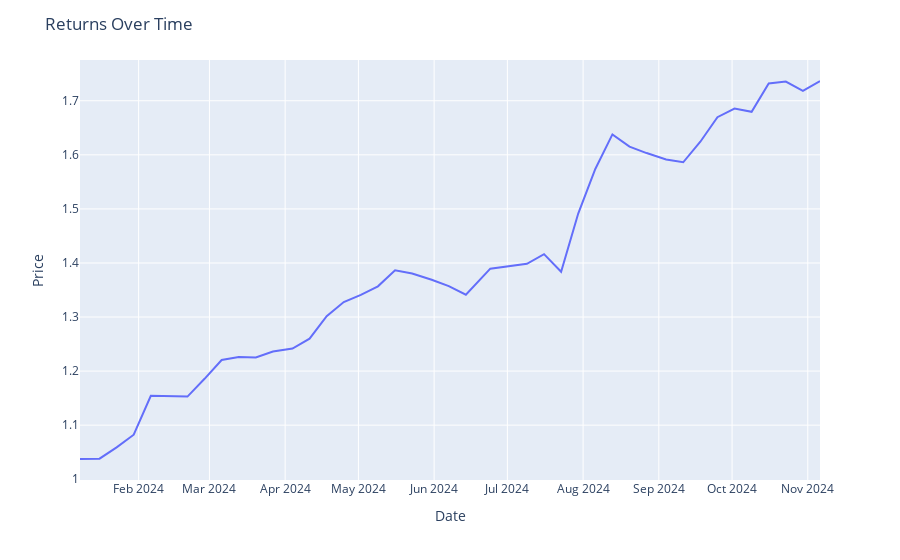

Notebook code cell kept with this figure:
### Code cell
fig = px.line(returnDf, x='Date', y='ReturnVals')

fig.update_layout(title='Returns Over Time',
                  xaxis_title='Date',
                  yaxis_title='Price')

fig.show()

### Figure 1 — Plotly figure (JSON) as saved in the notebook; plotly's stock layout.template omitted (floating-point values rounded to 4 significant figures)
{"data": [{"hovertemplate": "Date=%{x}<br>ReturnVals=%{y}<extra></extra>", "legendgroup": "", "line": {"color": "#636efa", "dash": "solid"}, "marker": {"symbol": "circle"}, "mode": "lines", "name": "", "orientation": "v", "showlegend": false, "type": "scatter", "x": ["2024-01-08T00:00:00", "2024-01-16T00:00:00", "2024-01-23T00:00:00", "2024-01-30T00:00:00", "2024-02-06T00:00:00", "2024-02-13T00:00:00", "2024-02-21T00:00:00", "2024-02-28T00:00:00", "2024-03-06T00:00:00", "2024-03-13T00:00:00", "2024-03-20T00:00:00", "2024-03-27T00:00:00", "2024-04-04T00:00:00", "2024-04-11T00:00:00", "2024-04-18T00:00:00", "2024-04-25T00:00:00", "2024-05-02T00:00:00", "2024-05-09T00:00:00", "2024-05-16T00:00:00", "2024-05-23T00:00:00", "2024-05-31T00:00:00", "2024-06-07T00:00:00", "2024-06-14T00:00:00", "2024-06-24T00:00:00", "2024-07-01T00:00:00", "2024-07-09T00:00:00", "2024-07-16T00:00:00", "2024-07-23T00:00:00", "2024-07-30T00:00:00", "2024-08-06T00:00:00", "2024-08-13T00:00:00", "2024-08-20T00:00:00", "2024-08-27T00:00:00", "2024-09-04T00:00:00", "2024-09-11T00:00:00", "2024-09-18T00:00:00", "2024-09-25T00:00:00", "2024-10-02T00:00:00", "2024-10-09T00:00:00", "2024-10-16T00:00:00", "2024-10-23T00:00:00", "2024-10-30T00:00:00", "2024-11-06T00:00:00"], "xaxis": "x", "y": [1.037, 1.038, 1.059, 1.082, 1.154, 1.154, 1.153, 1.186, 1.22, 1.226, 1.225, 1.236, 1.242, 1.26, 1.302, 1.328, 1.341, 1.357, 1.387, 1.381, 1.369, 1.357, 1.341, 1.389, 1.394, 1.398, 1.416, 1.384, 1.491, 1.574, 1.638, 1.615, 1.603, 1.592, 1.586, 1.624, 1.67, 1.686, 1.68, 1.732, 1.736, 1.718, 1.737], "yaxis": "y"}], "layout": {"legend": {"tracegroupgap": 0}, "margin": {"t": 60}, "title": {"text": "Returns Over Time"}, "xaxis": {"anchor": "y", "domain": [0, 1], "title": {"text": "Date"}}, "yaxis": {"anchor": "x", "domain": [0, 1], "title": {"text": "Price"}}}}
